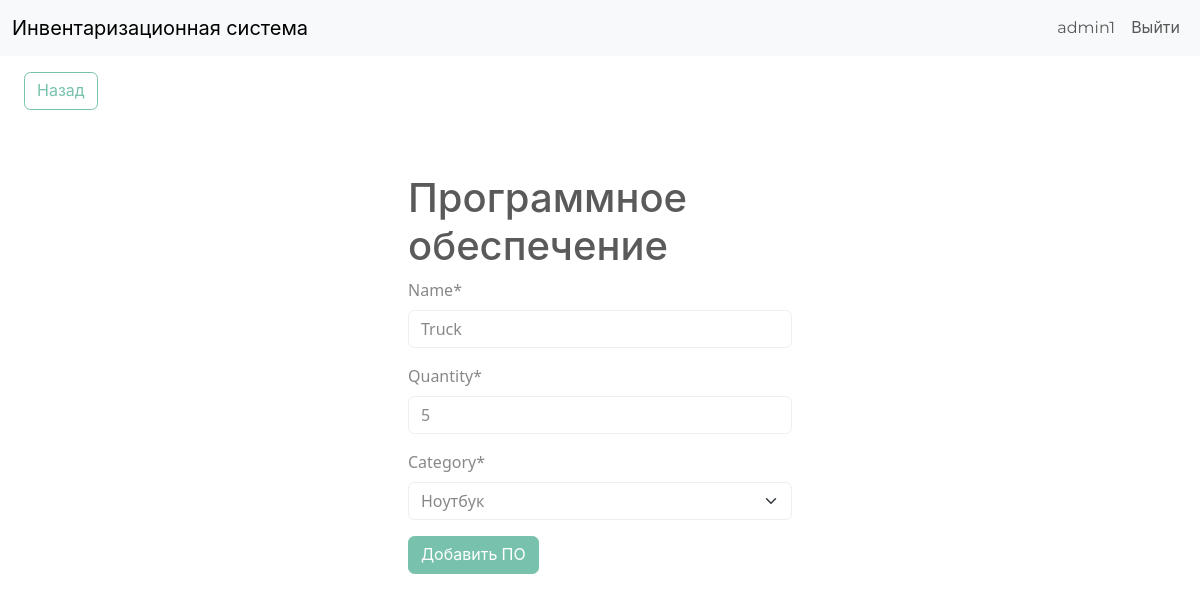
/edit-item/1 (signed in), run on the app's committed database.
### inventory/models.py (models this page shows, shortened)
class InventoryItem(models.Model):
	name = models.CharField(max_length=200)
	quantity = models.IntegerField()
	category = models.ForeignKey('Category', on_delete=models.SET_NULL, blank=True, null=True)
	date_created = models.DateTimeField(auto_now_add=True)
	user = models.ForeignKey(User, on_delete=models.CASCADE)

class Category(models.Model):
	name = models.CharField(max_length=200)
	class Meta:
		verbose_name_plural = 'categories'
	def __str__(self):
		return self.name

### inventory/views.py (the view)
# urls.py: path('edit-item/<int:pk>', EditItem.as_view(), name='edit-item'),
class EditItem(LoginRequiredMixin, UpdateView):
	model = InventoryItem
	form_class = InventoryItemForm
	template_name = 'inventory/item_form.html'
	success_url = reverse_lazy('dashboard')

### inventory/forms.py
class InventoryItemForm(forms.ModelForm):
	category = forms.ModelChoiceField(queryset=Category.objects.all(), initial=0)
	class Meta:
		model = InventoryItem
		fields = ['name', 'quantity', 'category']

### inventory/templates/inventory/item_form.html (shortened to what this page needs)
{% extends 'inventory/base.html' %}
{% load crispy_forms_tags %}
{% block content %}
	<a href="{% url 'dashboard' %}" class="btn btn-outline-primary my-3 mx-4">Назад</a>
	<div class="row">
		<div class="col-11 col-md-4 mx-auto mt-5">
			<h1>Программное обеспечение</h1>
			<form method="POST">
				{{ form|crispy }}
				<div class="mt-3">
					<button class="btn btn-primary">Добавить ПО</button>
				</div>
			</form>
		</div>
	</div>
{% endblock content %}

### inventory/templates/inventory/navigation.html (shortened to what this page needs)
<nav class="navbar navbar-expand-lg bg-light">
	<div class="container-fluid">
		<a class="navbar-brand" href="{% url 'index' %}">Инвентаризационная система</a>
		<div class="collapse navbar-collapse justify-content-end" id="navbarNav">
			<ul class="navbar-nav">
				{% if user.is_authenticated %}
					<li class="nav-item">
						<a class="nav-link" href="#">{{ user.username }}</a>
					</li>
					<li class="nav-item">
						<a class="nav-link" href="{% url 'logout' %}">Выйти</a>
					</li>
				{% endif %}
			</ul>
		</div>
	</div>
</nav>

### data on the page
InventoryItem: name "Truck", quantity "5", category "Ноутбук"

### other printed values
{{ user.username }} "admin1"
